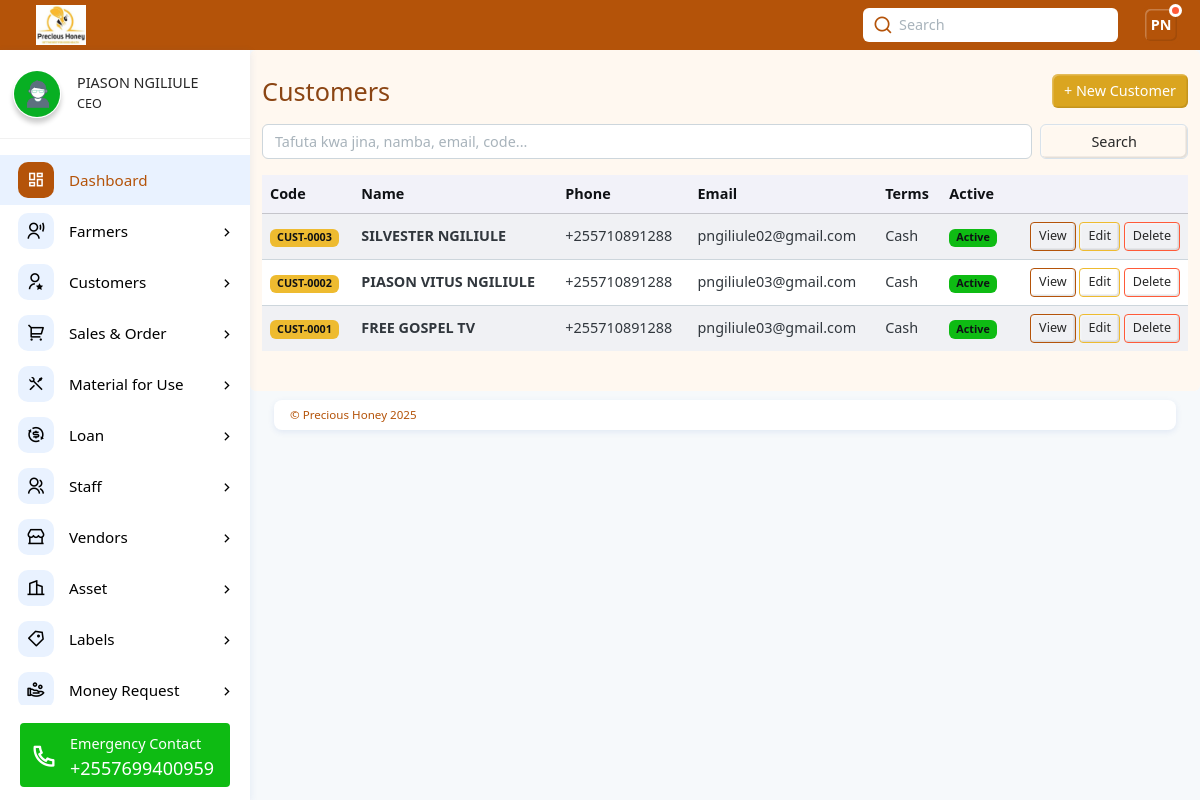
/customers/ (signed in), run on the app's committed database.
### web/models.py (models this page shows, shortened)
class Staff(models.Model):
    user = models.OneToOneField(MyUser, on_delete=models.CASCADE)  # badala ya ForeignKey
    first_name = models.CharField(max_length=100)
    middle_name = models.CharField(max_length=100, blank=True, null=True)
    last_name = models.CharField(max_length=100)
    gender = models.CharField(max_length=10, choices=[('male', 'Male'), ('female', 'Female')])
    village = models.CharField(max_length=100)
    ward = models.CharField(max_length=100)
    district = models.CharField(max_length=100)
    region = models.CharField(max_length=100)
    designation = models.CharField(max_length=100)
    mobile_number = models.CharField(max_length=15)
    nin_number = models.CharField(max_length=20, blank=True, null=True)
    postal_code = models.CharField(max_length=10, blank=True, null=True)
    email = models.EmailField(unique=True)
    username = models.CharField(max_length=100, unique=True)
    profile_picture = models.FileField(upload_to="home/", blank=True, null=True, help_text="Optional")
    date_joined = models.DateTimeField(auto_now_add=True, null=True)
    def initials(self):
        return f"{self.first_name[0].upper()}{self.last_name[0].upper()}"

class Customer(models.Model):
    PAYMENT_TERMS = [
        ("cash", "Cash"),
        ("7d", "Net 7 Days"),
        ("14d", "Net 14 Days"),
        ("30d", "Net 30 Days"),
        ("45d", "Net 45 Days"),
        ("60d", "Net 60 Days"),
    ]
    code = models.CharField(max_length=20, unique=True, editable=False, help_text="Generated e.g. CUST-0001")
    name = models.CharField(max_length=200, help_text="Jina kamili la mteja au kampuni")
    company_name = models.CharField(max_length=200, blank=True, null=True)
    contact_person = models.CharField(max_length=150, blank=True, null=True)
    phone = models.CharField(max_length=20, validators=[PHONE_VALIDATOR], blank=True, null=True)
    alt_phone = models.CharField(max_length=20, validators=[PHONE_VALIDATOR], blank=True, null=True)
    email = models.EmailField(blank=True, null=True)
    alt_email = models.EmailField(blank=True, null=True)
    address_line1 = models.CharField(max_length=250, blank=True, null=True)
    address_line2 = models.CharField(max_length=250, blank=True, null=True)
    city = models.CharField(max_length=120, blank=True, null=True)
    region = models.CharField(max_length=120, blank=True, null=True)
    country = models.CharField(max_length=120, blank=True, null=True, default="Tanzania")
    postal_code = models.CharField(max_length=20, blank=True, null=True)
    tin = models.CharField("TIN", max_length=50, blank=True, null=True)
    vat_number = models.CharField(max_length=50, blank=True, null=True)
    payment_terms = models.CharField(max_length=10, choices=PAYMENT_TERMS, default="cash")
    credit_limit = models.DecimalField(max_digits=12, decimal_places=2, default=0, validators=[MinValueValidator(0)])
    is_active = models.BooleanField(default=True)
    notes = models.TextField(blank=True, null=True)
    created_at = models.DateTimeField(auto_now_add=True)
    updated_at = models.DateTimeField(auto_now=True)
    class Meta:
        ordering = ["-created_at"]
        verbose_name = "Customer"
        verbose_name_plural = "Customers"

### web/views.py (the view, shortened to what this page needs)
# urls.py: path("customers/", CustomerListView.as_view(), name="customer_list"),
class CustomerListView(LoginRequiredMixin, ListView):
    model = Customer
    template_name = "web/customer_list.html"
    context_object_name = "customers"
    paginate_by = 20
    def get_queryset(self):
        qs = super().get_queryset()
        q = self.request.GET.get("q")
        return qs
    def get_context_data(self, **kwargs):
        context = super().get_context_data(**kwargs)
        staff = get_object_or_404(
            Staff,
            email=self.request.user.email,
            username=self.request.user.username
        )
        staff = Staff.objects.get(user=self.request.user)
        initials = staff.initials()  # piga method ya initials
        context.update({
            "designation": staff.designation,
            "first_name": staff.first_name,
            "last_name": staff.last_name,
            "profile_picture": staff.profile_picture,
            "initials": initials,
        })
        return context

### web/templates/web/customer_list.html (shortened to what this page needs)
{% extends "web/base.html" %}
{% block content %}
{% if designation == "CEO" or designation == "Manager" or designation == "Vendors" or designation == "Marketing Officer" or designation == "Finance Officer" or designation == "Store Keeper" %}
<div class="container py-4 honey-bg rounded">
  <div class="d-flex align-items-center justify-content-between mb-3">
    <h3 class="honey-text mb-0">Customers</h3>
    <a class="btn honey-btn text-white" href="{% url 'customer_create' %}">+ New Customer</a>
  </div>
  <form method="get" class="row g-2 mb-3">
    <div class="col-md-10">
      <input type="text" name="q" value="{{ request.GET.q }}" class="form-control" placeholder="Tafuta kwa jina, namba, email, code...">
    </div>
    <div class="col-md-2 d-grid">
      <button class="btn btn-outline-secondary" type="submit">Search</button>
    </div>
  </form>
  <div class="table-responsive">
    <table class="table table-striped table-hover align-middle">
      <thead class="table-light">
        <tr>
          <th>Code</th>
          <th>Name</th>
          <th>Phone</th>
          <th>Email</th>
          <th>Terms</th>
          <th>Active</th>
          <th></th>
        </tr>
      </thead>
      <tbody>
        {% for c in customers %}
        <tr>
          <td><span class="badge text-bg-warning">{{ c.code }}</span></td>
          <td class="fw-semibold">{{ c.name }}</td>
          <td>{{ c.phone|default:"—" }}</td>
          <td>{{ c.email|default:"—" }}</td>
          <td>{{ c.get_payment_terms_display }}</td>
          <td>
            {% if c.is_active %}
              <span class="badge text-bg-success">Active</span>
            {% else %}
              <span class="badge text-bg-secondary">Inactive</span>
            {% endif %}
          </td>
          <td class="text-end">
            <a href="{% url 'customer_detail' c.pk %}" class="btn btn-sm btn-outline-primary">View</a>
            <a href="{% url 'customer_update' c.pk %}" class="btn btn-sm btn-outline-warning">Edit</a>
            <a href="{% url 'customer_delete' c.pk %}" class="btn btn-sm btn-outline-danger">Delete</a>
          </td>
        </tr>
        {% empty %}
        <tr><td colspan="7" class="text-center py-4">Hakuna data.</td></tr>
        {% endfor %}
      </tbody>
    </table>
  </div>
</div>
{% endif %}
{% endblock %}

### web/templates/web/base.html (shortened to what this page needs)
{% load static %}
<!DOCTYPE html><html lang="en"><head>
    <link rel="stylesheet" href="{% static 'web/css/remixicon.css' %}">
    <link rel="stylesheet" href="{% static 'web/css/main.min.css' %}">
    <link rel="stylesheet" href="{% static 'web/css/OverlayScrollbars.min.css' %}">
  </head>
  <body>
    <div class="page-wrapper">
      <div class="app-header d-flex align-items-center">
        <div class="app-brand ms-3">
          <a href="{% url 'home' %}" class="d-lg-block d-none">
            <img src="{% static 'web/images/logo6.jpg' %}" class="logo" alt="Precious Honey Information Management System">
          </a>
        </div>
        <div class="header-actions">
          {% if user.is_authenticated %}
          <div class="search-container d-lg-block d-none mx-3">
            <input type="text" class="form-control" id="searchId" placeholder="Search">
            <i class="ri-search-line"></i>
          </div>
          {% endif %}
          {% if user.is_authenticated %}
          <div class="dropdown ms-2">
            <a id="userSettings" class="dropdown-toggle d-flex align-items-center" href="#!" role="button" data-bs-toggle="dropdown" aria-expanded="false">
              <div class="avatar-box">{{ initials }}<span class="status busy"></span></div>
            </a>
          </div>
          {% endif %}
        </div>
      </div>
      <div class="main-container">
        {% if user.is_authenticated %}
        <nav id="sidebar" class="sidebar-wrapper">
          <div class="sidebar-profile">
            {% if profile_picture %}
            <img src=" {{profile_picture.url}}" class="img-shadow img-3x me-3 rounded-5" alt="Precious Honey Management System">
            {% else %}
            <img src="{% static 'web/images/profile2.jpg' %}" class="img-shadow img-3x me-3 rounded-5" alt="Precious Honey Management System">
            {% endif %}
            <div class="m-0">
              <h6 class="mb-1 profile-name text-nowrap text-truncate">{{first_name}} {{last_name}}</h6>
              <p class="m-0 small profile-name text-nowrap text-truncate">{{designation}}</p>
            </div>
          </div>
          <div class="sidebarMenuScroll">
            <ul class="sidebar-menu">
              <li class="active current-page">
                <a href="{% url 'home' %}">
                  <i class="ri-dashboard-line"></i>
                  <span class="menu-text">Dashboard</span>
                </a>
              </li>
              {% if designation == "Collection Officer" or designation == "CEO" or designation == "Manager" or designation == "Store Keeper" or designation == "Bee Keeper" %}
              <li class="treeview">
                <a href="#!">
                  <i class="ri-user-voice-line"></i>
                  <span class="menu-text">Farmers</span>
                </a>
              </li>
              {% endif %}
              {% if designation == "CEO" or designation == "Manager" or designation == "Vendors" or designation == "Marketing Officer" or designation == "Finance Officer" or designation == "Store Keeper" %}
              <li class="treeview">
                <a href="#!">
                  <i class="ri-user-star-line"></i>
                  <span class="menu-text">Customers</span>
                </a>
              </li>
              {% endif %}
              {% if designation == "CEO" or designation == "Manager" or designation == "Finance Officer" or designation == "Marketing Officer" or designation == "Store Keeper" %}
              <li class="treeview">
                <a href="#!">
                  <i class="ri-shopping-cart-2-line"></i>
                  <span class="menu-text">Sales & Order</span>
                </a>
              </li>
              {% endif %}
              {% if designation == "CEO" or designation == "Manager" or designation == "Store Keeper" or designation == "Factory Manager" %}
              <li class="treeview">
                <a href="#!">
                  <i class="ri-tools-line"></i>
                  <span class="menu-text">Material for Use</span>
                </a>
              </li>
              {% endif %}
              {% if designation == "CEO" or designation == "Manager" %}
              <li class="treeview">
                <a href="#!">
                  <i class="ri-exchange-dollar-line"></i>
                  <span class="menu-text">Loan</span>
                </a>
              </li>
              {% endif %}
              {% if designation == "CEO" or designation == "Manager" %}
              <li class="treeview">
                <a href="#!">
                  <i class="ri-group-line"></i>
                  <span class="menu-text">Staff</span>
                </a>
              </li>
              {% endif %}
              {% if designation == "CEO" or designation == "Marketing Officer" or designation == "Manager" %}
              <li class="treeview">
                <a href="#!">
                  <i class="ri-store-2-line"></i>
                  <span class="menu-text">Vendors</span>
                </a>
              </li>
              {% endif %}
              {% if designation == "CEO" or designation == "Manager" or designation == "Store Keeper" %}
              <li class="treeview">
                <a href="#!">
                  <i class="ri-building-2-line"></i>
                  <span class="menu-text">Asset</span>
                </a>
              </li>
              {% if designation == "CEO" or designation == "Manager" or designation == "Store Keeper" %}
              <li class="treeview">
                <a href="#!">
                  <i class="ri-price-tag-3-line"></i>
                  <span class="menu-text">Labels</span>
                </a>
              </li>
              {% endif %}
              {% endif %}
              <li class="treeview">
                <a href="#!">
                  <i class="ri-hand-coin-line"></i>
                  <span class="menu-text">Money Request</span>
                </a>
              </li>
            </ul>
          </div>
          <div class="sidebar-contact">
            <p class="fw-light mb-1 text-nowrap text-truncate">Emergency Contact</p>
            <h5 class="m-0 lh-1 text-nowrap text-truncate">+2557699400959</h5>
            <i class="ri-phone-line"></i>
          </div>
        </nav>
        {% endif %}
      <div class="app-container">
        {% block content %}
        {% endblock %}
      </div>
          <div class="app-footer bg-white">
            <span>© Precious Honey {% now "Y" %}</span>
        </div>
        </div>
      </div>
</body></html>

### web/templates/web/base.html (style rules this page uses)
:root { --honey-50: #fff8e6; --honey-100:#fdecc2; --honey-300:#fbcf77; --honey-400:#fbbf24; --honey-500:#f59e0b; --honey-700:#b45309; --ink:#111; }

### web/templates/web/_styles.html (style rules this page uses)
:root { --honey:#DAA520; --honey-dark:#b8860b; --honey-brown:#8B4513; --honey-bg:#fff8f0; }
.honey-btn { background:var(--honey); border:none; }
.honey-text { color:var(--honey-brown); }
.honey-bg { background:var(--honey-bg); }

### data on the page
Staff: first_name "PIASON", last_name "NGILIULE", designation "CEO"
Customer: code "CUST-0003", name "SILVESTER NGILIULE", phone "+255710891288", email "pngiliule02@gmail.com", payment_terms "Cash", is_active "Active"
Customer: code "CUST-0002", name "PIASON VITUS NGILIULE", phone "+255710891288", email "pngiliule03@gmail.com", payment_terms "Cash", is_active "Active"
Customer: code "CUST-0001", name "FREE GOSPEL TV", phone "+255710891288", email "pngiliule03@gmail.com", payment_terms "Cash", is_active "Active"

### other printed values
{{ initials }} "PN"
